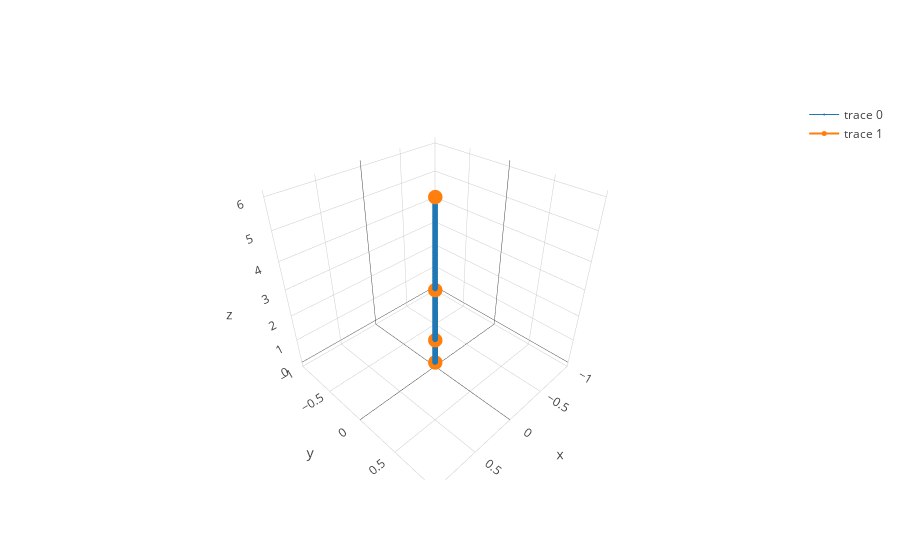

This figure's notebook cell:
### Code cell
view.plotrobot(robot1)

### Figure 1 — Plotly figure (JSON) as saved in the notebook; plotly's stock layout.template omitted (floating-point values rounded to 4 significant figures; data arrays with more than 128 entries replaced by an {"elided": "..."} marker saying what was removed)
{"data": [{"line": {"color": "#1f77b4", "width": 1}, "marker": {"size": 2}, "type": "scatter3d", "uid": "06fd06da-7c14-4bca-aa4c-74fddf7a25ff", "x": {"elided": "150 int values"}, "y": {"elided": "150 int values"}, "z": {"elided": "150 float values"}}, {"line": {"color": "#ff7f0e", "width": 2}, "marker": {"size": 5}, "type": "scatter3d", "uid": "2185f141-14ec-4800-9c7f-5abb99f16c57", "x": [0, 0, 0, 0], "y": [0, 0, 0, 0], "z": [0, 1, 3, 6]}], "layout": {}}
